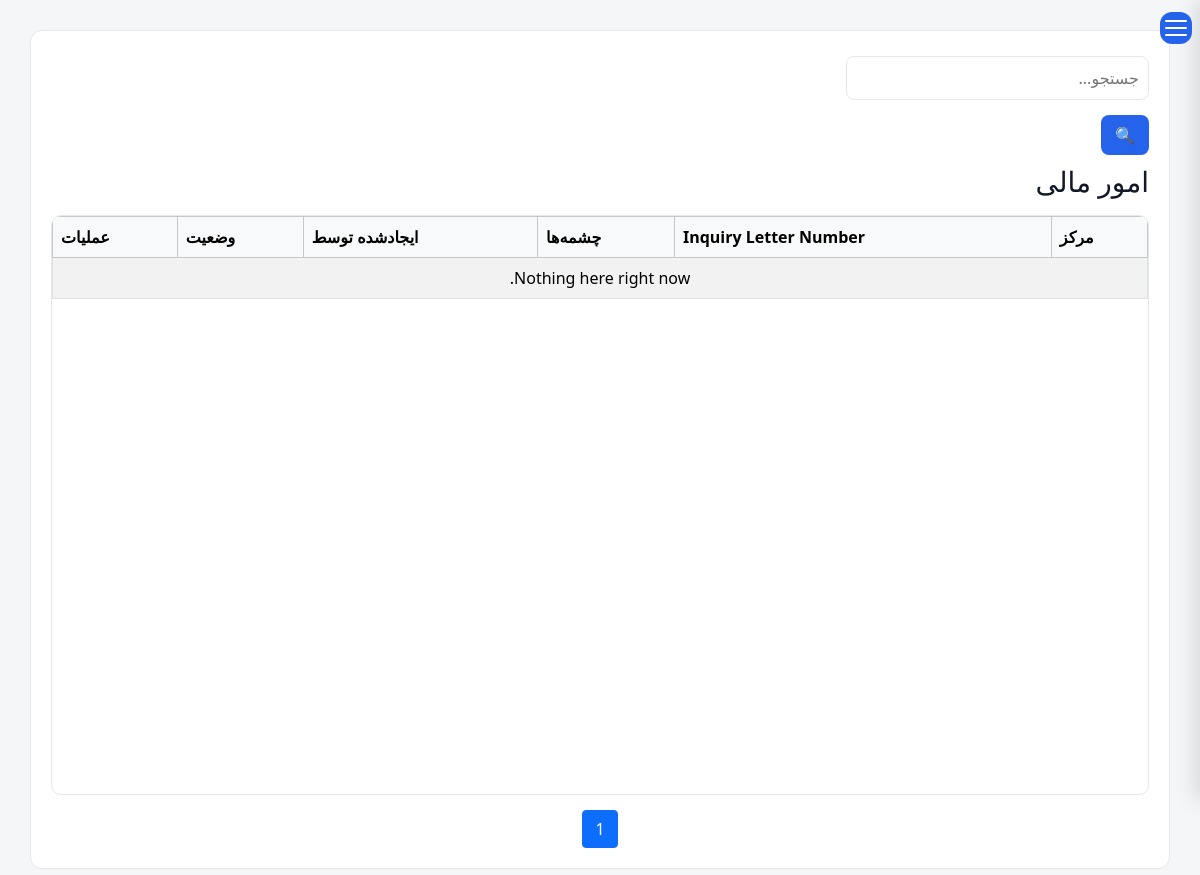
Page /receive-source/queue/finance/ (signed in) on the earlier database version.
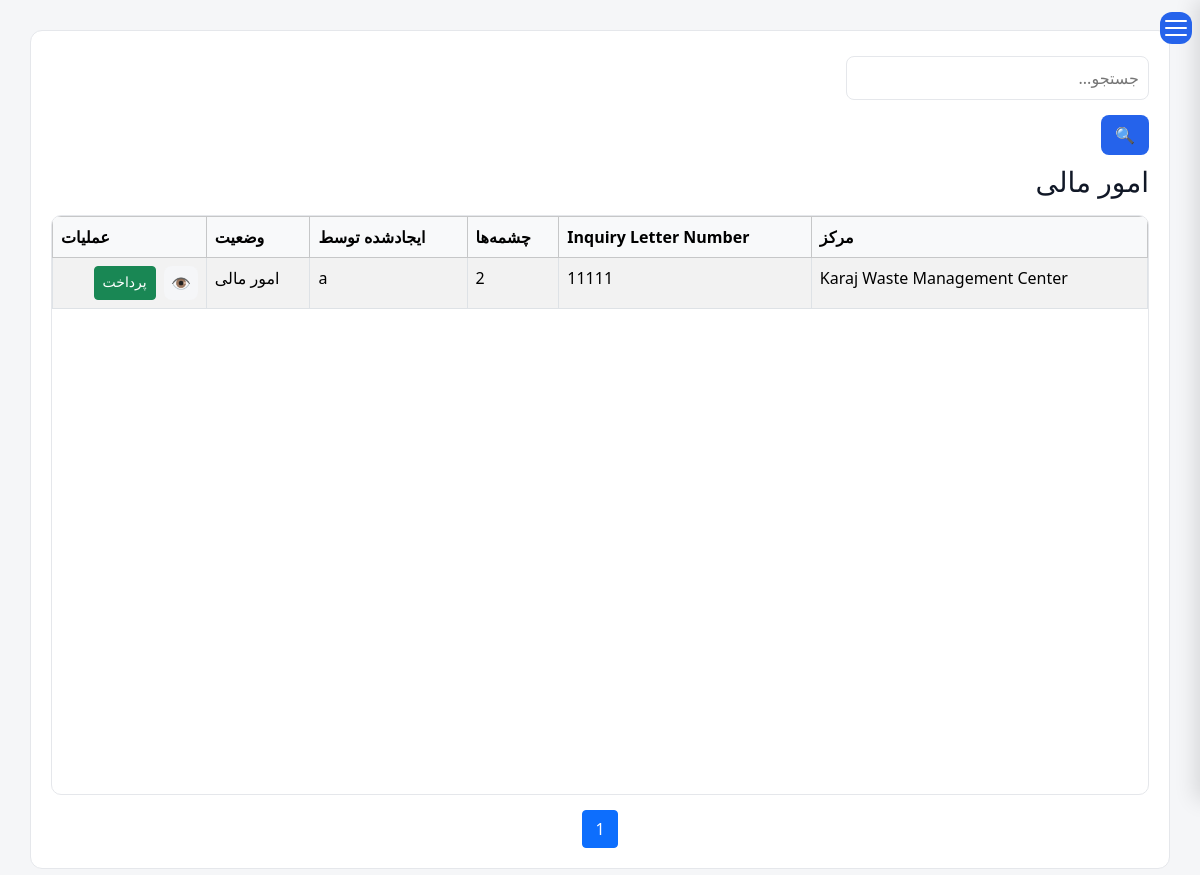
Same page on the later database version.
### receive_source/models.py (models this page shows, shortened)
class ReceiveRequest(models.Model):
    facility = models.ForeignKey(
        FacilityModel,
        verbose_name=_("Delivering Facility"),
        on_delete=models.PROTECT,
        related_name="receive_requests",
    )
    inquiry_letter_number = models.CharField(
        _("Inquiry Letter Number"),
        max_length=100,
        blank=True,
        null=True,
    )
    inquiry_letter_date = models.DateField(
        _("Inquiry Letter Date"),
        blank=True,
        null=True,
    )
    distance_to_tehran_km = models.DecimalField(
        _("Estimated Distance to Tehran Office (km)"),
        max_digits=8,
        decimal_places=2,
        blank=True,
        null=True,
    )
    status = models.CharField(
        _("Status"),
        max_length=25,
        choices=ReceiveStatus.choices,
        default=ReceiveStatus.DRAFT,
    )
    status_date = models.DateTimeField(
        _("Status Date"),
        null=True,
        blank=True,
    )
    specification_completed = models.BooleanField(
        _("Specification Completed"),
        default=False,
    )
    description = models.TextField(
        _("Description"),
        blank=True,
    )
    created_by = models.ForeignKey(
        settings.AUTH_USER_MODEL,
        verbose_name=_("Created By"),
        on_delete=models.PROTECT,
        related_name="receive_requests_created",
    )
    created_at = models.DateTimeField(_("Created At"), auto_now_add=True)
    updated_at = models.DateTimeField(_("Updated At"), auto_now=True)
    history = HistoricalRecords()
    class Meta:
        ordering = ["-created_at"]
        verbose_name = _("Receive Request")
        verbose_name_plural = _("Receive Requests")

### facilities/models.py (models this page shows, shortened)
class FacilityModel(models.Model):
    name = models.CharField(
        _("Facility Name"),
        max_length=255, blank=True,null=True
    )
    responsible_person = models.CharField(
        _("Responsible Person"),
        max_length=150, blank=True,null=True
    )
    telephone = models.CharField(
        _("Telephone"),
        max_length=50, blank=True,null=True
    )
    email = models.EmailField(
        _("Email"),
        blank=True,null=True
    )
    address1 = models.CharField(
        _("Address Line 1"),
        max_length=255, blank=True,null=True
    )
    address2 = models.CharField(
        _("Address Line 2"),
        max_length=255,
         blank=True,null=True
    )
    postal_code = models.CharField(
        _("Postal Code"),
        max_length=20,
         blank=True,null=True
    )
    national_id = models.CharField(
        _("National ID"),
        max_length=50,
         blank=True,null=True
    )
    economic_code = models.CharField(
        _("Economic Code"),
        max_length=50,
         blank=True,null=True
    )
    created_at = models.DateTimeField(
        _("Created At"),
        auto_now_add=True
    )
    updated_at = models.DateTimeField(
        _("Updated At"),
        auto_now=True
    )
    class Meta:
        ordering = ["name"]
        verbose_name = _("Facility")
        verbose_name_plural = _("Facilities")
        constraints = [
            models.UniqueConstraint(
                fields=["national_id"],
                name="unique_facility_national_id",
                condition=models.Q(national_id__isnull=False),
            ),
            models.UniqueConstraint(
                fields=["postal_code"],
                name="unique_facility_postal_code",
                condition=models.Q(postal_code__isnull=False),
            ),
            models.UniqueConstraint(
                fields=["economic_code"],
                name="unique_facility_economic_code",
                condition=models.Q(economic_code__isnull=False),
            ),
        ]

### receive_source/views.py (the view)
# urls.py: path("queue/finance/", views.finance_queue, name="receive_finance_queue"),
def finance_queue(request):
    return _queue(request, ReceiveStatus.FINANCE, _("Finance"))

### receive_source/views.py (called while the page is built)
def _queue(request, status, page_title):
    queryset = (
        ReceiveRequest.objects
        .select_related("facility", "created_by")
        .prefetch_related("sources")
        .filter(status=status)
        .order_by("-created_at")
    )
    search = request.GET.get("search", "")
    if search:
        queryset = queryset.filter(
            Q(facility__name__icontains=search) | Q(inquiry_letter_number__icontains=search)
        )
    paginator = Paginator(queryset, 15)
    page_obj = paginator.get_page(request.GET.get("page"))
    return render(
        request,
        "receive_source/receive_queue.html",
        {"page_title": page_title, "page_obj": page_obj, "search": search},
    )

### templates/receive_source/receive_queue.html (shortened to what this page needs)
{% extends 'base.html' %}
{% load i18n %}
{% block content %}
<div class="content">
<div class="table-header">
    <div class="header-group">
        <form method="get">
            <input type="text" name="search" placeholder="{% trans 'Search...' %}" value="{{ search }}">
            <button type="submit">🔍</button>
        </form>
    </div>
</div>
<h3 class="mb-3">{{ page_title }}</h3>
<div class="table-scroll">
<table class="table table-bordered table-striped">
<thead class="table-light">
<tr>
    <th>{% trans "Facility" %}</th>
    <th>{% trans "Inquiry Letter Number" %}</th>
    <th>{% trans "Sources" %}</th>
    <th>{% trans "Created By" %}</th>
    <th>{% trans "Status" %}</th>
    <th>{% trans "Action" %}</th>
</tr>
</thead>
<tbody>
{% for req in page_obj %}
<tr>
    <td>{{ req.facility.name }}</td>
    <td>{{ req.inquiry_letter_number|default:"-" }}</td>
    <td>{{ req.sources.count }}</td>
    <td>{{ req.created_by }}</td>
    <td>{{ req.get_status_display }}</td>
    <td>
        <div class="d-flex gap-2">
            <a href="{% url 'receive_detail' req.pk %}" class="icon-btn" title="{% trans 'View' %}">👁</a>
            {% if req.status == "WAITING_MANAGER_INPUT" %}
                <a href="{% url 'receive_manager_input' req.pk %}" class="btn btn-sm btn-warning">{% trans "Fill In Data" %}</a>
            {% elif req.status == "WAITING_MANAGER" or req.status == "WAITING_CONTROL" or req.status == "WAITING_DEPUTY" or req.status == "WAITING_CEO" %}
                <a href="{% url 'receive_sign' req.pk %}" class="btn btn-sm btn-primary">{% trans "Sign" %}</a>
            {% elif req.status == "CONTRACTS" %}
                <a href="{% url 'receive_contract_create' req.pk %}" class="btn btn-sm btn-success">{% trans "Contract" %}</a>
            {% elif req.status == "FINANCE" %}
                <a href="{% url 'receive_payment_update' req.pk %}" class="btn btn-sm btn-success">{% trans "Payment" %}</a>
            {% elif req.status == "RECEIVING" %}
                <a href="{% url 'receive_characterization' req.pk %}" class="btn btn-sm btn-warning">{% trans "Characterize" %}</a>
            {% endif %}
        </div>
    </td>
</tr>
{% empty %}
<tr><td colspan="6" class="text-center">{% trans "Nothing here right now." %}</td></tr>
{% endfor %}
</tbody>
</table>
</div>
<div class="pagination">
    <span class="current">{{ page_obj.number }}</span>
</div>
</div>
{% endblock %}

Differences in the rows shown:
added ReceiveRequest: facility.name "Karaj Waste Management Center", inquiry_letter_number "11111", sources.count "2", created_by "a", status "امور مالی"
Other differences:
text no longer shown: "Nothing here right now."
